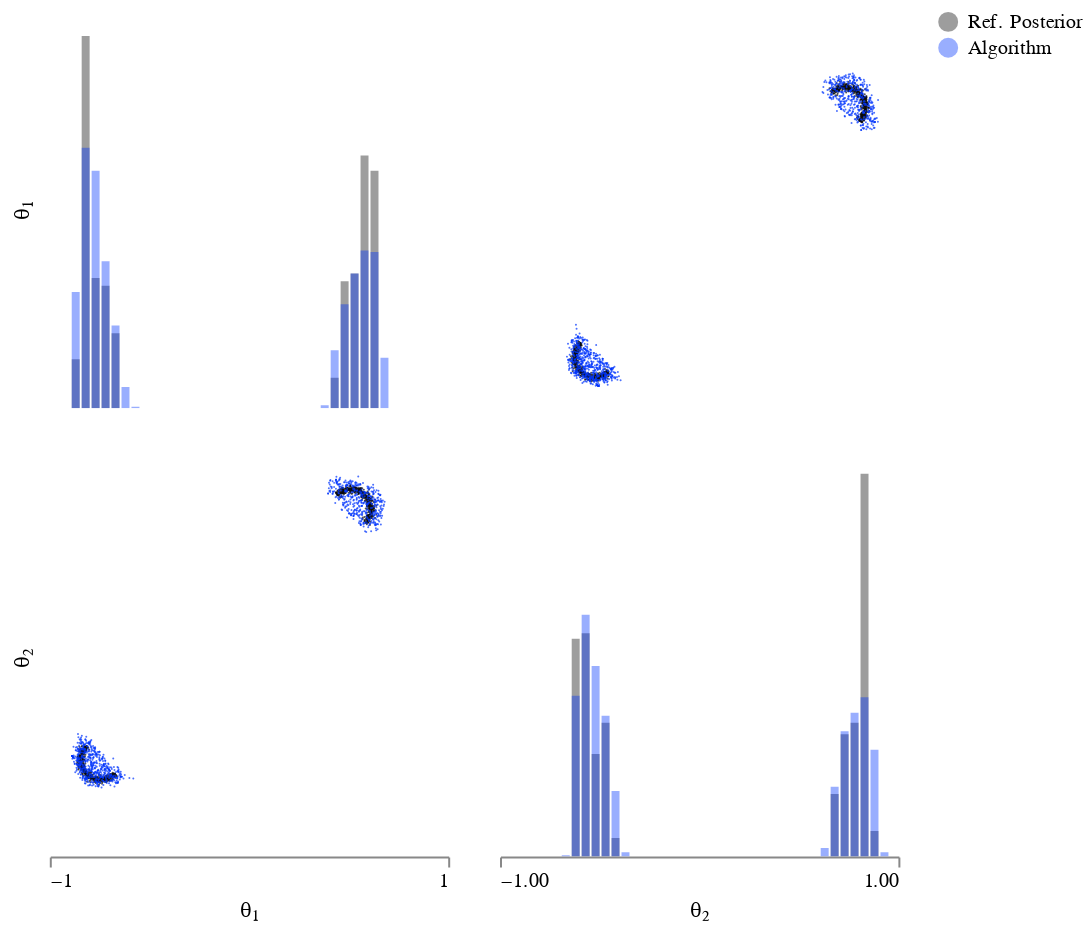

Write notebook code for a chart like this one.
### Code cell
from sbibm.visualisation import fig_posterior
import torch
import numpy as np
import deneb as den


f = fig_posterior(
    ret.task_name,
    num_observation=ret.num_observation,
    samples_tensor=torch.from_numpy(np.array(ret.posterior_samples))
)
den.set_style(width=200, height=200)
f

### Figure 1 — Vega-Lite specification as saved in the notebook (floating-point values rounded to 4 significant figures; data arrays with more than 128 entries replaced by an {"elided": "..."} marker saying what was removed)
{"config": {"view": {"strokeWidth": 0, "continuousHeight": 200, "discreteHeight": 200, "continuousWidth": 200, "discreteWidth": 200}, "axis": {"labelFontWeight": "normal", "titleFontWeight": "normal", "grid": false}, "header": {"labelFontWeight": "normal", "titleFontWeight": "normal"}, "legend": {"labelFontWeight": "normal", "titleFontWeight": "normal"}}, "vconcat": [{"hconcat": [{"mark": {"type": "bar", "clip": true, "opacity": 0.4}, "encoding": {"color": {"field": "sample", "legend": {"columns": 1, "orient": "right", "title": null}, "scale": {"domain": ["Ref. Posterior", "Algorithm"], "range": ["#0a0a0a", "#0035FD"]}, "type": "nominal"}, "x": {"axis": {"domainWidth": 0, "labels": false, "tickWidth": 0, "title": ""}, "bin": {"extent": [-1.0, 1.0], "step": 0.05}, "field": "θ₁", "scale": {"domain": [-1.0, 1.0], "zero": false}, "type": "quantitative"}, "y": {"aggregate": "count", "axis": {"domainWidth": 0, "labels": false, "tickWidth": 0, "title": "θ₁"}, "stack": null, "type": "quantitative"}}}, {"mark": {"type": "circle", "clip": true, "size": 1.0}, "encoding": {"color": {"field": "sample", "legend": {"columns": 1, "orient": "right", "title": null}, "scale": {"domain": ["Ref. Posterior", "Algorithm"], "range": ["#0a0a0a", "#0035FD"]}, "type": "nominal"}, "x": {"axis": {"domainWidth": 0, "labels": false, "tickWidth": 0, "title": ""}, "field": "θ₂", "scale": {"domain": [-1.0, 1.0], "zero": false}, "type": "quantitative"}, "y": {"axis": {"domainWidth": 0, "labels": false, "tickWidth": 0, "title": ""}, "field": "θ₁", "scale": {"domain": [-1.0, 1.0], "zero": false}, "type": "quantitative"}}}]}, {"hconcat": [{"mark": {"type": "circle", "clip": true, "size": 1.0}, "encoding": {"color": {"field": "sample", "legend": {"columns": 1, "orient": "right", "title": null}, "scale": {"domain": ["Ref. Posterior", "Algorithm"], "range": ["#0a0a0a", "#0035FD"]}, "type": "nominal"}, "x": {"axis": {"values": [-1.0, 1.0]}, "field": "θ₁", "scale": {"domain": [-1.0, 1.0], "zero": false}, "type": "quantitative"}, "y": {"axis": {"domainWidth": 0, "labels": false, "tickWidth": 0, "title": "θ₂", "values": [-1.0, 1.0]}, "field": "θ₂", "scale": {"domain": [-1.0, 1.0], "zero": false}, "type": "quantitative"}}}, {"mark": {"type": "bar", "clip": true, "opacity": 0.4}, "encoding": {"color": {"field": "sample", "legend": {"columns": 1, "orient": "right", "title": null}, "scale": {"domain": ["Ref. Posterior", "Algorithm"], "range": ["#0a0a0a", "#0035FD"]}, "type": "nominal"}, "x": {"axis": {"title": "θ₂", "values": [-1.0, 1.0]}, "bin": {"extent": [-1.0, 1.0], "step": 0.05}, "field": "θ₂", "scale": {"domain": [-1.0, 1.0], "zero": false}, "type": "quantitative"}, "y": {"aggregate": "count", "axis": {"domainWidth": 0, "labels": false, "tickWidth": 0, "title": ""}, "stack": null, "type": "quantitative"}}}]}], "data": {"name": "data-d9e256d145ea3896acc493fa36af4d1d"}, "$schema": "https://vega.github.io/schema/vega-lite/v4.17.0.json", "datasets": {"data-d9e256d145ea3896acc493fa36af4d1d": {"elided": "2000 records"}}}
